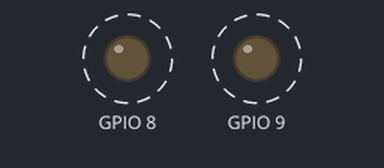
Simulated run of this program. Board: ESP32 board running MicroPython. Parts: output pins drawn as LEDs (lit = HIGH). Dashed ring = blinking. What the program prints to the serial console is not drawn.

Above: at 0.1 s.
Timing chart, 0 to 3.0 s (numbered marks = the images above):
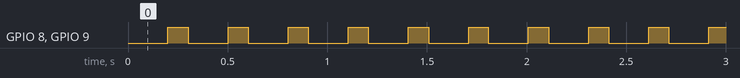

Measured:
- by itself, GPIO 8, GPIO 9: alternates HIGH for 0.10 s and LOW for 0.20 s

The program:

main.py
```python
import machine
import time

# Variables
led_state_1 = 0
led_state_2 = 0
last_change_1 = 0
last_change_2 = 0

def led_toggle(pin_1, pin_2, on_time, off_time):
    global led_state_1, led_state_2, last_change_1, last_change_2

    # Object for LED 1
    led_1 = machine.Pin(pin_1, machine.Pin.OUT)

    # Object for LED 2
    led_2 = machine.Pin(pin_2, machine.Pin.OUT)

    current_time = time.ticks_ms()

    # Check LED 1 state and time
    if (current_time - last_change_1) >= off_time and led_state_1 == 0:
        last_change_1 = current_time
        led_state_1 = 1
        led_1.value(led_state_1)
        print("LED 1 is on")

    if (current_time - last_change_1) >= on_time and led_state_1 == 1:
        last_change_1 = current_time
        led_state_1 = 0
        led_1.value(led_state_1)
        print("LED 1 is off")

    # Check LED 2 state and time
    if (current_time - last_change_2) >= off_time and led_state_2 == 0:
        last_change_2 = current_time
        led_state_2 = 1
        led_2.value(led_state_2)
        print("LED 2 is on")

    if (current_time - last_change_2) >= on_time and led_state_2 == 1:
        last_change_2 = current_time
        led_state_2 = 0
        led_2.value(led_state_2)
        print("LED 2 is off")

while True:
    try:
        led_toggle(8, 9, 100, 200)  # Use pins 8 and 9 for two LEDs, with on_time and off_time intervals
    except KeyboardInterrupt:
        print("Exit")
        break
```
